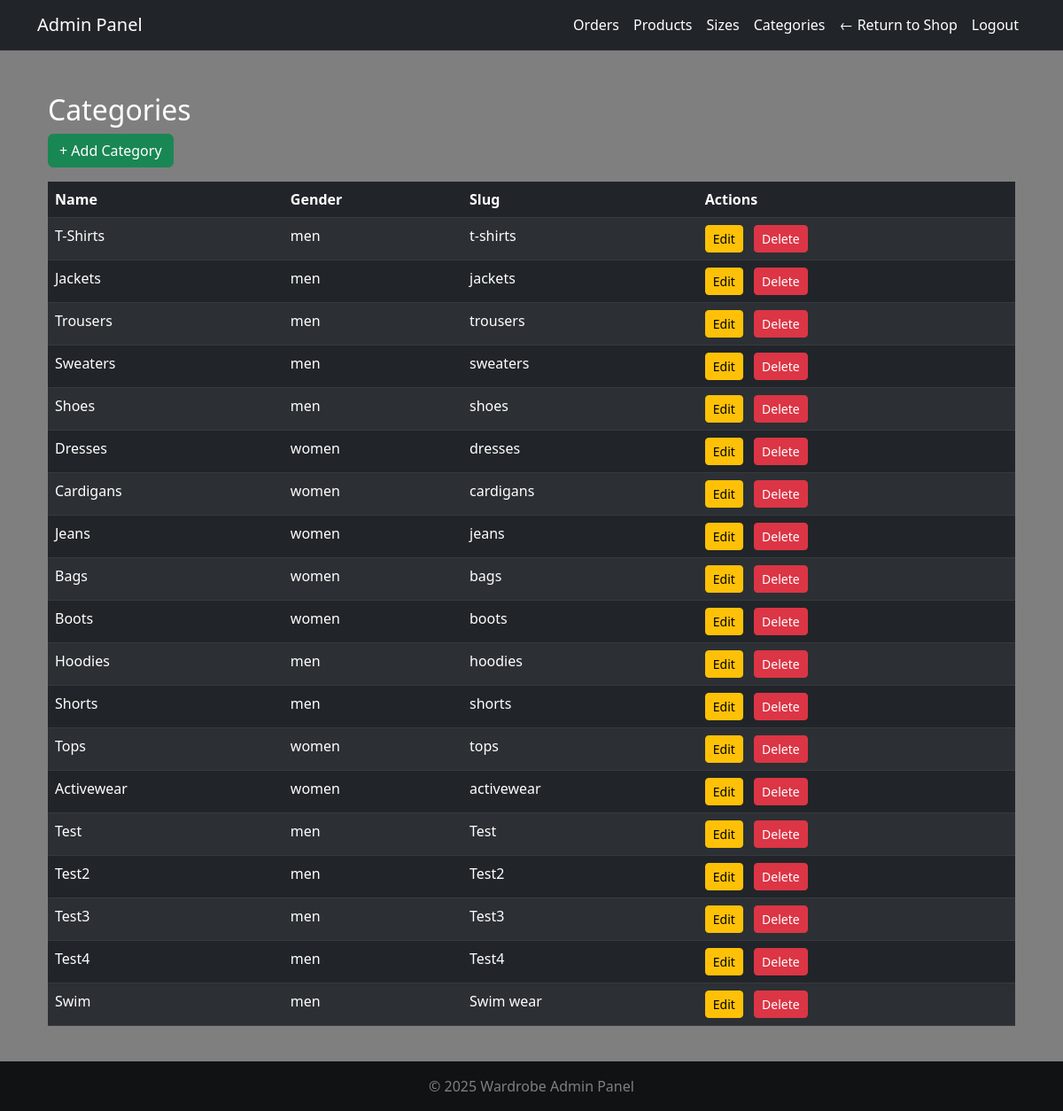
/adminpanel/categories/ (signed in), run on the app's committed database.
### products/models.py (models this page shows, shortened)
class Category(models.Model):
    name = models.CharField(max_length=100)
    gender = models.CharField(
        max_length=10,
        choices=[('men', 'Men'), ('women', 'Women')],
        default='men'
    )
    slug = models.SlugField(unique=True)
    class Meta:
        verbose_name_plural = 'Categories'

### adminpanel/views.py (the view)
@login_required
@user_passes_test(admin_required)
def admin_category_list(request):
    categories = Category.objects.all()
    return render(request, 'adminpanel/category_list.html', {
        'categories': categories
    })

### adminpanel/views.py (called while the page is built)
def admin_required(user):
    return user.is_staff or user.is_superuser

### cart/cart.py (called while the page is built)
    def _load_cart_data(self):
        cart = self.session.get(settings.CART_SESSION_ID, {})
        return cart if isinstance(cart, dict) else {}

    def __len__(self):
        return sum(item.get('quantity', 0) for item in self.cart.values())

### cart/context_processors.py (called while the page is built)
def cart_context(request):
    cart = Cart(request)
    return {
        'cart': cart,
        'cart_item_count': len(cart),
    }

### wardrobeapp/context_processors.py (called while the page is built)
def stripe_public_key(request):
    return {
        'STRIPE_PUBLIC_KEY': settings.STRIPE_PUBLIC_KEY
    }

### adminpanel/templates/adminpanel/category_list.html
{% extends 'adminpanel/base.html' %}
{% block content %}
<div class="container mt-4">
  <h2>Categories</h2>
  <a href="{% url 'adminpanel:admin_add_category' %}" class="btn btn-success mb-3">+ Add Category</a>
  <table class="table table-dark table-striped">
    <thead>
      <tr>
        <th>Name</th>
        <th>Gender</th>
        <th>Slug</th>
        <th>Actions</th>
      </tr>
    </thead>
    <tbody>
      {% for category in categories %}
      <tr>
        <td>{{ category.name }}</td>
        <td>{{ category.gender }}</td>
        <td>{{ category.slug }}</td>
        <td>
          <a href="{% url 'adminpanel:admin_edit_category' category.id %}"
             class="btn btn-warning btn-sm me-2">
            Edit
          </a>
          <a href="{% url 'adminpanel:admin_delete_category' category.id %}"
             class="btn btn-danger btn-sm"
             onclick="return confirm('Are you sure you want to delete this category?');">
            Delete
          </a>
        </td>
      </tr>
      {% empty %}
      <tr>
        <td colspan="4" class="text-center">No categories found.</td>
      </tr>
      {% endfor %}
    </tbody>
  </table>
</div>
{% endblock %}

### wardrobeapp/static/css/style.css (style rules this page uses)
html, body { margin: 0; padding: 0; height: 100%; width: 100%; font-family: 'Segoe UI', 'Roboto', 'Helvetica Neue', Arial, sans-serif; color: #fff; background: url('https://images.unsplash.com/photo-1489987707025-afc232f7ea0f?q=80&w=1170&auto=format&fit=crop&ixlib=rb-4.1.0') no-repeat center center fixed; background-size: cover; overflow-x: hidden; }
body::before { content: ''; position: fixed; inset: 0; background: rgba(0, 0, 0, 0.5); z-index: 0; }
main, .container, .card, form, section, .row { position: relative; z-index: 1; }

### data on the page
Category: name "T-Shirts", gender "men", slug "t-shirts"
Category: name "Jackets", gender "men", slug "jackets"
Category: name "Trousers", gender "men", slug "trousers"
Category: name "Sweaters", gender "men", slug "sweaters"
Category: name "Shoes", gender "men", slug "shoes"
Category: name "Dresses", gender "women", slug "dresses"
Category: name "Cardigans", gender "women", slug "cardigans"
Category: name "Jeans", gender "women", slug "jeans"
Category: name "Bags", gender "women", slug "bags"
Category: name "Boots", gender "women", slug "boots"
Category: name "Hoodies", gender "men", slug "hoodies"
Category: name "Shorts", gender "men", slug "shorts"
Category: name "Tops", gender "women", slug "tops"
Category: name "Activewear", gender "women", slug "activewear"
Category: name "Test", gender "men", slug "Test"
Category: name "Test2", gender "men", slug "Test2"
Category: name "Test3", gender "men", slug "Test3"
Category: name "Test4", gender "men", slug "Test4"
Category: name "Swim", gender "men", slug "Swim wear"
